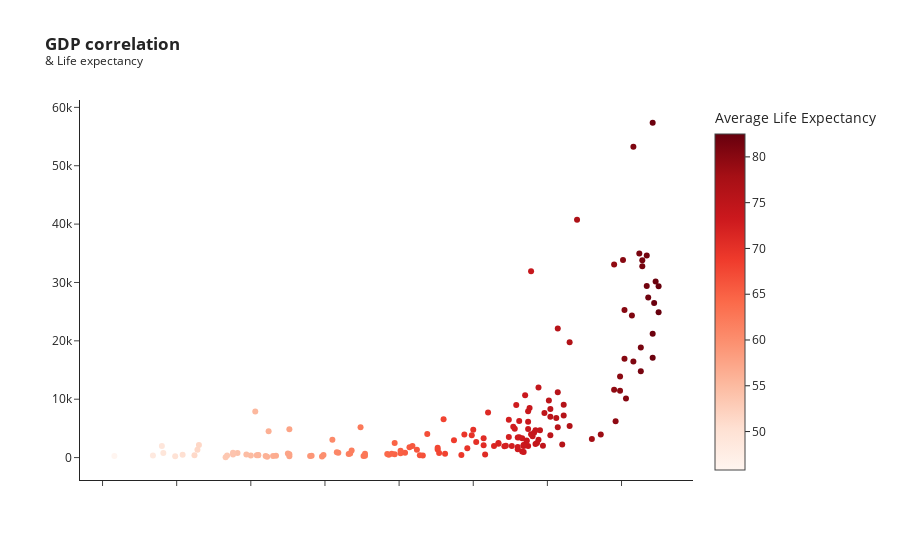

The cell this chart's notebook holds for it:
### Markdown cell above
# Check GDP correlation and Life expectancy

### Code cell
conn = get_conn()

cursor= conn.cursor()

query="""
select country, round(AVG(`Life expectancy`),1) as AVG_Life_Expectancy, round(AVG(GDP),2) as Avg_GDP
from worldlifeexpectancy
group by country
having Avg_GDP > 0
and  AVG_Life_Expectancy > 0
order by Avg_GDP asc;
"""

cursor.execute(query)
data = cursor.fetchall()
country = [row[0] for row in data]
avg_life_exp = [row[1] for row in data]
avg_gdp = [row[2] for row in data]

data = pd.DataFrame({'Country': country, 'Average Life Expectancy': avg_life_exp, 'Avg_GDP': avg_gdp})


fig = px.scatter(
        data, x='Average Life Expectancy', y='Avg_GDP',hover_name='Country',
        template="simple_white", color='Average Life Expectancy', color_continuous_scale='Reds',
        #labels={'Avg_GDP': 'Average GDP', 'avg_life_exp': 'Average Life Expectancy'},
        title="<b>GDP correlation </b><br><sup>& Life expectancy<sup>", custom_data=data[['Country','Average Life Expectancy', 'Avg_GDP' ]])
        #hoverformat="Country: %{text}<br>Avg GDP: %{x:.2f}<br>Life Exp: %{y:.1f}"

fig.update_traces(hovertemplate="<b>Country</b>: %{customdata[0]}<br>"
                 "<b>Avg Life Exp</b>: %{customdata[1]:.1f} years<br>"
                 "<b>Avg GDP</b>: %{customdata[2]:.2f}")
fig.update_yaxes(tickfont=dict(size=12),title_text='')
fig.update_xaxes(tickfont=dict(size=12),title_text='', showticklabels=False)

fig.show()

### Figure 1 — Plotly figure (JSON) as saved in the notebook; plotly's stock layout.template omitted (floating-point values rounded to 4 significant figures; data arrays with more than 128 entries replaced by an {"elided": "..."} marker saying what was removed)
{"data": [{"customdata": {"elided": "158x3 mixed values"}, "hovertemplate": "<b>Country</b>: %{customdata[0]}<br><b>Avg Life Exp</b>: %{customdata[1]:.1f} years<br><b>Avg GDP</b>: %{customdata[2]:.2f}", "hovertext": {"elided": "158 str values"}, "legendgroup": "", "marker": {"color": {"elided": "158 float values"}, "coloraxis": "coloraxis", "symbol": "circle"}, "mode": "markers", "name": "", "orientation": "v", "showlegend": false, "type": "scatter", "x": {"elided": "158 float values"}, "xaxis": "x", "y": {"elided": "158 float values"}, "yaxis": "y"}], "layout": {"coloraxis": {"colorbar": {"title": {"text": "Average Life Expectancy"}}, "colorscale": [[0, "rgb(255,245,240)"], [0.125, "rgb(254,224,210)"], [0.25, "rgb(252,187,161)"], [0.375, "rgb(252,146,114)"], [0.5, "rgb(251,106,74)"], [0.625, "rgb(239,59,44)"], [0.75, "rgb(203,24,29)"], [0.875, "rgb(165,15,21)"], [1, "rgb(103,0,13)"]]}, "legend": {"tracegroupgap": 0}, "title": {"text": "<b>GDP correlation </b><br><sup>& Life expectancy<sup>"}, "xaxis": {"anchor": "y", "domain": [0, 1], "showticklabels": false, "tickfont": {"size": 12}, "title": {"text": ""}}, "yaxis": {"anchor": "x", "domain": [0, 1], "tickfont": {"size": 12}, "title": {"text": ""}}}}
